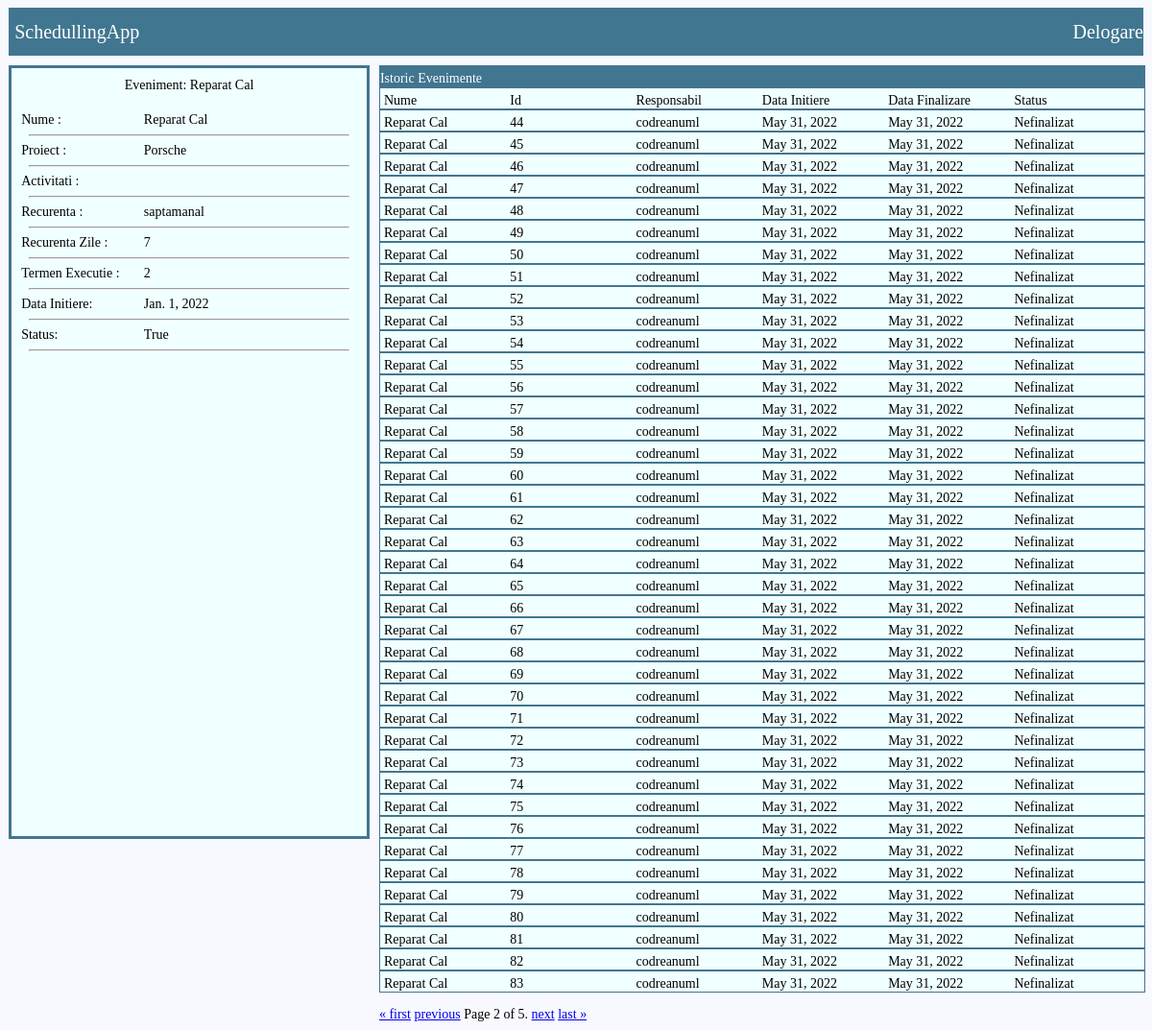
Screenshot of /events/eveniment_template/2/?page=2 (signed in) with the database file from the repository.
### EVENTS/models.py (models this page shows, shortened)
class Eveniment_Template(models.Model):
	nume = models.CharField(max_length=100)
	proiect=models.ForeignKey(Proiect,related_name='evenimente',on_delete=models.CASCADE,null=True, blank=True)
	responsabil=models.ForeignKey(User,related_name='eveniment_temp',on_delete=models.CASCADE)
	activitati_necesare=models.TextField(max_length=300)
	CHOICES=[('saptamanal', 'saptamanal') , ('lunar','lunar') , ('anual','anual') , ('2ani','2ani') ]
	recurenenta=models.CharField(choices=CHOICES,max_length=100)
	recurenenta_zile=models.IntegerField()
	zile_executie=models.IntegerField()
	an_choice=[(2022,2022),(2023,2023),(2024,2024),(2025,2025),(2026,2026),]
	luna_choice=[(1,1),(2,2),(3,3),(4,4),(5,5),(6,6),(7,7),(8,8),(9,9),(10,10),(11,11),(12,12)]
	zi_choice=[(1,1),(2,2),(3,3),(4,4),(5,5),(6,6),(7,7),(8,8),(9,9),(10,10),(11,11),(12,12),(13,13),(14,14),(15,15),(16,16),(17,17),(18,18),(19,19),(20,20),(21,21),(22,22),(23,23),(24,24),(25,25),(26,26),(27,27),(28,28)]
	an_incepere=models.IntegerField(choices=an_choice)
	luna_incepere=models.IntegerField(choices=luna_choice)
	zi_incepere=models.IntegerField(choices=zi_choice)
	data_initiere=models.DateField(null=True)
	status=models.BooleanField()
	def __str__(self):
		return self.nume

class Eveniment(models.Model):
	responsabil=models.ForeignKey(User,related_name='eveniment_inst',on_delete=models.CASCADE)
	eveniment_template=models.ForeignKey(Eveniment_Template,related_name='eveniment_obj',on_delete=models.CASCADE)
	data_initiere=models.DateField()
	data_finalizare=models.DateField(blank=True)
	status=models.BooleanField() # 1 deschis si nefinalizat 2 deschis si finalizat
	class Meta :
		ordering=['data_finalizare']

### PROJECTS/models.py (models this page shows)
class Proiect (models.Model):
	nume=models.CharField(max_length=30,unique=True)
	id_proiect=models.IntegerField(unique=True)
	descriere=models.CharField(max_length=100)
	def __str__(self):
		return self.nume

### EVENTS/views.py (the view)
# urls.py: path('eveniment_template/<int:eveniment_pk>/',EVENTS_VIEWS.detalii_eveniment_template,name='detalii_eveniment_template'),
@login_required
def detalii_eveniment_template(request,eveniment_pk):
	eveniment_querry=Eveniment_Template.objects.get(pk=eveniment_pk)
	eveniment_querry_instances_req=Eveniment.objects.filter(eveniment_template=eveniment_querry)
	paginator = Paginator(eveniment_querry_instances_req, 40) # Show 25 contacts per page.
	page_number = request.GET.get('page')
	eveniment_querry_instances = paginator.get_page(page_number)
	return render(request,'EVENTS/datalii_eveniment_template.html',{'eveniment':eveniment_querry,'evenimente_instance':eveniment_querry_instances})

### templates/EVENTS/datalii_eveniment_template.html (shortened to what this page needs)
{% extends 'EVENTS/template.html' %}
{% block content %}
<div class="container_detalii_eveniment">
<div class="container_left_detalii_eveniment">
    <div class="nume">Eveniment: {{eveniment.nume}}</div>
    	<div class="row">
			<div class="col_nume">Nume : </div>
			<div class="col_nume_val">{{eveniment.nume}}</div>
		</div>
		<hr/>
		<div class="row">
			<div class="col_nume">Proiect : </div>
			<div class="col_nume_val">{{eveniment.proiect}}</div>
		</div>
		<hr/>
		<div class="row">
			<div class="col_nume">Activitati : </div>
		</div>
		<hr/>
		<div class="row">
			<div class="col_nume">Recurenta : </div>
			<div class="col_nume_val">{{eveniment.recurenenta}}</div>
		</div>
		<hr/>
		<div class="row">
			<div class="col_nume">Recurenta Zile : </div>
			<div class="col_nume_val">{{eveniment.recurenenta_zile}}</div>
		</div>
		<hr/>
		<div class="row">
			<div class="col_nume">Termen Executie : </div>
			<div class="col_nume_val">{{eveniment.zile_executie}}</div>
		</div>
		<hr/>
		<div class="row">
			<div class="col_nume">Data Initiere: </div>
			<div class="col_nume_val">{{eveniment.data_initiere}}</div>
		</div>
		<hr/>
		<div class="row">
			<div class="col_nume">Status: </div>
			<div class="col_nume_val">{{eveniment.status}}</div>
		</div>
		<hr/>
</div>
<div class="container_right_detalii_eveniment">
        <div class="row_h">
        	Istoric Evenimente
        </div>
        <div class="row">
        	<div class="col_nume">
                Nume
            </div>
            <div class="col_Id">
                Id
            </div>
            <div class="col_responsabil">
                Responsabil
            </div>
            <div class="col_data_initiere">
                Data Initiere
            </div>
            <div class="col_data_finalizare">
                Data Finalizare
            </div>
            <div class="col_status">
                Status
            </div>
        </div>
{% for eveniment in evenimente_instance %}
        <div class="row">
            <div class="col_nume_val">{{eveniment.eveniment_template}} </div>
            <div class="col_Id_val">{{eveniment.pk}}</div>
            <div class="col_responsabil_val">{{eveniment.responsabil}}</div>
            <div class="col_data_initiere_val">{{eveniment.data_initiere}}</div>
            <div class="col_data_finalizare_val">{{eveniment.data_finalizare}}</div>
            {% if eveniment.status == 0 %}
            <div class="col_status_val">Nefinalizat</div>
            {% else %}
            <div class="col_status_val">Finalizat</div>
            {% endif %}
        </div>
{% endfor %}
<div class="pagination">
    <span class="step-links">
        {% if evenimente_instance.has_previous %}
            <a href="?page=1">&laquo; first</a>
            <a href="?page={{ evenimente_instance.previous_page_number }}">previous</a>
        {% endif %}
        <span class="current">
            Page {{ evenimente_instance.number }} of {{ evenimente_instance.paginator.num_pages }}.
        </span>
        {% if evenimente_instance.has_next %}
            <a href="?page={{ evenimente_instance.next_page_number }}">next</a>
            <a href="?page={{ evenimente_instance.paginator.num_pages }}">last &raquo;</a>
        {% endif %}
    </span>
</div>
</div>
{% endblock %}

### static/css/EVENTS/style.css (style rules this page uses)
body { background-color: #F8F8FF; }
.container_detalii_eveniment { display: flex; flex-direction: row; font-size: 14px; }
.container_left_detalii_eveniment { margin-top: 10px; margin-left: 0.1vw; height: 100vh; width: 550px; background-color: #F0FFFF; display: flex; flex-direction: column; border-style: solid; border-color: #417690; border-size: 1px; }
.container_left_detalii_eveniment hr { width: 90%; color : #417690; }
.container_left_detalii_eveniment .nume { margin-top: 10px; width: 100%; display: flex; justify-content: center; margin-bottom: 20px; }
.container_left_detalii_eveniment .row { width: 100%; display: flex; justify-content:center; align-items: center; margin-left: 5px; }
.container_left_detalii_eveniment .row .col_nume { width: 35%; display: flex; justify-content:left; align-items: center; padding-left: 5px; }
.container_left_detalii_eveniment .row .col_nume_val { width: 65%; display: flex; justify-content:left; align-items: center; }
.container_left_detalii_eveniment hr { width: 90%; }
.container_right_detalii_eveniment { width: 100%; margin-top: 10px; padding-left: 10px; padding-right: 0.1vw; }
.container_right_detalii_eveniment .row_h { width: 100%; display: flex; align-items: center; justify-content: left; color: white; background-color: #417690; border-style: solid; border-color: #417690 ; border-width: 1px; padding-top: 5px; }
.col_nume { width:16.5%; }
.col_Id { width:16.5%; }
.col_responsabil { width:16.5%; }
.col_data_initiere { width:16.5%; }
.col_data_finalizare { width:16.5%; }
.col_status { width:16.5%; }
.container_right_detalii_eveniment .row { width: 100%; display: flex; align-items: center; justify-content: center; background-color: #F0FFFF; border-style: solid; border-color: #417690 ; border-width: 1px; padding-top: 5px; }
.col_nume_val { width:16.5%; }
.col_Id_val { width:16.5%; }
.col_responsabil_val { width:16.5%; }
.col_data_initiere_val { width:16.5%; }
.col_data_finalizare_val { width:16.5%; }
.col_status_val { width:16.5%; }
.pagination { margin-top: 15px; }

### rows the page displays
Eveniment_Template: nume "Reparat Cal", proiect "Porsche", recurenenta "saptamanal", recurenenta_zile "7", zile_executie "2", data_initiere "Jan. 1, 2022", status "True"
Eveniment: eveniment_template "Reparat Cal", pk "44", responsabil "codreanuml", data_initiere "May 31, 2022", data_finalizare "May 31, 2022", status "Nefinalizat"
Eveniment: eveniment_template "Reparat Cal", pk "45", responsabil "codreanuml", data_initiere "May 31, 2022", data_finalizare "May 31, 2022", status "Nefinalizat"
Eveniment: eveniment_template "Reparat Cal", pk "46", responsabil "codreanuml", data_initiere "May 31, 2022", data_finalizare "May 31, 2022", status "Nefinalizat"
Eveniment: eveniment_template "Reparat Cal", pk "47", responsabil "codreanuml", data_initiere "May 31, 2022", data_finalizare "May 31, 2022", status "Nefinalizat"
Eveniment: eveniment_template "Reparat Cal", pk "48", responsabil "codreanuml", data_initiere "May 31, 2022", data_finalizare "May 31, 2022", status "Nefinalizat"
Eveniment: eveniment_template "Reparat Cal", pk "49", responsabil "codreanuml", data_initiere "May 31, 2022", data_finalizare "May 31, 2022", status "Nefinalizat"
Eveniment: eveniment_template "Reparat Cal", pk "50", responsabil "codreanuml", data_initiere "May 31, 2022", data_finalizare "May 31, 2022", status "Nefinalizat"
Eveniment: eveniment_template "Reparat Cal", pk "51", responsabil "codreanuml", data_initiere "May 31, 2022", data_finalizare "May 31, 2022", status "Nefinalizat"
Eveniment: eveniment_template "Reparat Cal", pk "52", responsabil "codreanuml", data_initiere "May 31, 2022", data_finalizare "May 31, 2022", status "Nefinalizat"
Eveniment: eveniment_template "Reparat Cal", pk "53", responsabil "codreanuml", data_initiere "May 31, 2022", data_finalizare "May 31, 2022", status "Nefinalizat"
Eveniment: eveniment_template "Reparat Cal", pk "54", responsabil "codreanuml", data_initiere "May 31, 2022", data_finalizare "May 31, 2022", status "Nefinalizat"
Eveniment: eveniment_template "Reparat Cal", pk "55", responsabil "codreanuml", data_initiere "May 31, 2022", data_finalizare "May 31, 2022", status "Nefinalizat"
Eveniment: eveniment_template "Reparat Cal", pk "56", responsabil "codreanuml", data_initiere "May 31, 2022", data_finalizare "May 31, 2022", status "Nefinalizat"
Eveniment: eveniment_template "Reparat Cal", pk "57", responsabil "codreanuml", data_initiere "May 31, 2022", data_finalizare "May 31, 2022", status "Nefinalizat"
Eveniment: eveniment_template "Reparat Cal", pk "58", responsabil "codreanuml", data_initiere "May 31, 2022", data_finalizare "May 31, 2022", status "Nefinalizat"
Eveniment: eveniment_template "Reparat Cal", pk "59", responsabil "codreanuml", data_initiere "May 31, 2022", data_finalizare "May 31, 2022", status "Nefinalizat"
Eveniment: eveniment_template "Reparat Cal", pk "60", responsabil "codreanuml", data_initiere "May 31, 2022", data_finalizare "May 31, 2022", status "Nefinalizat"
Eveniment: eveniment_template "Reparat Cal", pk "61", responsabil "codreanuml", data_initiere "May 31, 2022", data_finalizare "May 31, 2022", status "Nefinalizat"
Eveniment: eveniment_template "Reparat Cal", pk "62", responsabil "codreanuml", data_initiere "May 31, 2022", data_finalizare "May 31, 2022", status "Nefinalizat"
Eveniment: eveniment_template "Reparat Cal", pk "63", responsabil "codreanuml", data_initiere "May 31, 2022", data_finalizare "May 31, 2022", status "Nefinalizat"
Eveniment: eveniment_template "Reparat Cal", pk "64", responsabil "codreanuml", data_initiere "May 31, 2022", data_finalizare "May 31, 2022", status "Nefinalizat"
Eveniment: eveniment_template "Reparat Cal", pk "65", responsabil "codreanuml", data_initiere "May 31, 2022", data_finalizare "May 31, 2022", status "Nefinalizat"
Eveniment: eveniment_template "Reparat Cal", pk "66", responsabil "codreanuml", data_initiere "May 31, 2022", data_finalizare "May 31, 2022", status "Nefinalizat"
Eveniment: eveniment_template "Reparat Cal", pk "67", responsabil "codreanuml", data_initiere "May 31, 2022", data_finalizare "May 31, 2022", status "Nefinalizat"
Eveniment: eveniment_template "Reparat Cal", pk "68", responsabil "codreanuml", data_initiere "May 31, 2022", data_finalizare "May 31, 2022", status "Nefinalizat"
Eveniment: eveniment_template "Reparat Cal", pk "69", responsabil "codreanuml", data_initiere "May 31, 2022", data_finalizare "May 31, 2022", status "Nefinalizat"
Eveniment: eveniment_template "Reparat Cal", pk "70", responsabil "codreanuml", data_initiere "May 31, 2022", data_finalizare "May 31, 2022", status "Nefinalizat"
Eveniment: eveniment_template "Reparat Cal", pk "71", responsabil "codreanuml", data_initiere "May 31, 2022", data_finalizare "May 31, 2022", status "Nefinalizat"
Eveniment: eveniment_template "Reparat Cal", pk "72", responsabil "codreanuml", data_initiere "May 31, 2022", data_finalizare "May 31, 2022", status "Nefinalizat"
Eveniment: eveniment_template "Reparat Cal", pk "73", responsabil "codreanuml", data_initiere "May 31, 2022", data_finalizare "May 31, 2022", status "Nefinalizat"
Eveniment: eveniment_template "Reparat Cal", pk "74", responsabil "codreanuml", data_initiere "May 31, 2022", data_finalizare "May 31, 2022", status "Nefinalizat"
Eveniment: eveniment_template "Reparat Cal", pk "75", responsabil "codreanuml", data_initiere "May 31, 2022", data_finalizare "May 31, 2022", status "Nefinalizat"
Eveniment: eveniment_template "Reparat Cal", pk "76", responsabil "codreanuml", data_initiere "May 31, 2022", data_finalizare "May 31, 2022", status "Nefinalizat"
Eveniment: eveniment_template "Reparat Cal", pk "77", responsabil "codreanuml", data_initiere "May 31, 2022", data_finalizare "May 31, 2022", status "Nefinalizat"
Eveniment: eveniment_template "Reparat Cal", pk "78", responsabil "codreanuml", data_initiere "May 31, 2022", data_finalizare "May 31, 2022", status "Nefinalizat"
Eveniment: eveniment_template "Reparat Cal", pk "79", responsabil "codreanuml", data_initiere "May 31, 2022", data_finalizare "May 31, 2022", status "Nefinalizat"
Eveniment: eveniment_template "Reparat Cal", pk "80", responsabil "codreanuml", data_initiere "May 31, 2022", data_finalizare "May 31, 2022", status "Nefinalizat"
Eveniment: eveniment_template "Reparat Cal", pk "81", responsabil "codreanuml", data_initiere "May 31, 2022", data_finalizare "May 31, 2022", status "Nefinalizat"
Eveniment: eveniment_template "Reparat Cal", pk "82", responsabil "codreanuml", data_initiere "May 31, 2022", data_finalizare "May 31, 2022", status "Nefinalizat"
Eveniment: eveniment_template "Reparat Cal", pk "83", responsabil "codreanuml", data_initiere "May 31, 2022", data_finalizare "May 31, 2022", status "Nefinalizat"

### other values shown
{{ evenimente_instance.number }} "2"
{{ evenimente_instance.paginator.num_pages }} "5"
